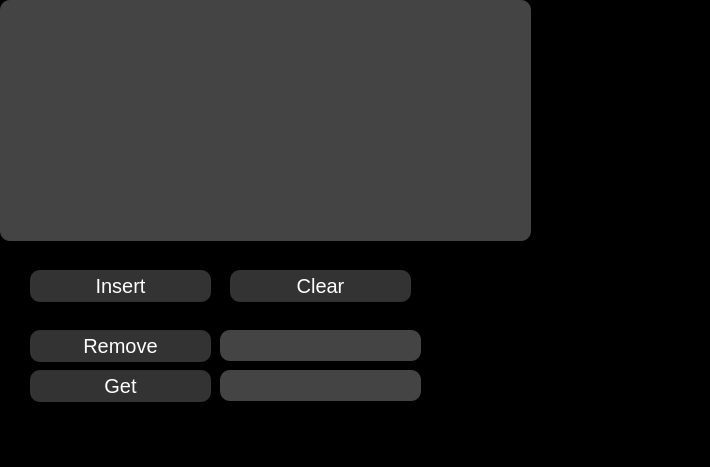
<?xml version="1.0" encoding="UTF-8"?>
<ui version="4.0">
 <class>MainWindow</class>
 <widget class="QMainWindow" name="MainWindow">
  <property name="geometry">
   <rect>
    <x>0</x>
    <y>0</y>
    <width>710</width>
    <height>467</height>
   </rect>
  </property>
  <property name="windowTitle">
   <string>MainWindow</string>
  </property>
  <property name="styleSheet">
   <string notr="true">background-color:black;</string>
  </property>
  <widget class="QWidget" name="centralwidget">
   <widget class="QTableWidget" name="table">
    <property name="geometry">
     <rect>
      <x>0</x>
      <y>0</y>
      <width>531</width>
      <height>241</height>
     </rect>
    </property>
    <property name="styleSheet">
     <string notr="true"> background-color: #444444;
    color: #ffffff;
    font-family: &quot;Arial Bold&quot;;
    font-size: 20px;
    border-radius: 10px;</string>
    </property>
   </widget>
   <widget class="QPushButton" name="insertBut">
    <property name="geometry">
     <rect>
      <x>30</x>
      <y>270</y>
      <width>181</width>
      <height>32</height>
     </rect>
    </property>
    <property name="styleSheet">
     <string notr="true">QPushButton {
    background-color: #333333;
    color: #ffffff;
    font-family: &quot;Arial Bold&quot;;
    font-size: 20px;
    border-radius: 10px;
    
}

QPushButton:hover {
    background-color: #444444;
}

QPushButton:pressed {
    background-color: #222222;
}</string>
    </property>
    <property name="text">
     <string>Insert</string>
    </property>
   </widget>
   <widget class="QPushButton" name="removeBut">
    <property name="geometry">
     <rect>
      <x>30</x>
      <y>330</y>
      <width>181</width>
      <height>32</height>
     </rect>
    </property>
    <property name="styleSheet">
     <string notr="true">QPushButton {
    background-color: #333333;
    color: #ffffff;
    font-family: &quot;Arial Bold&quot;;
    font-size: 20px;
    border-radius: 10px;
    
}

QPushButton:hover {
    background-color: #444444;
}

QPushButton:pressed {
    background-color: #222222;
}</string>
    </property>
    <property name="text">
     <string>Remove</string>
    </property>
   </widget>
   <widget class="QLineEdit" name="removelineEdit">
    <property name="geometry">
     <rect>
      <x>220</x>
      <y>330</y>
      <width>201</width>
      <height>31</height>
     </rect>
    </property>
    <property name="styleSheet">
     <string notr="true"> background-color: #444444;
    color: #ffffff;
    font-family: &quot;Arial Bold&quot;;
    font-size: 20px;
    border-radius: 10px;</string>
    </property>
   </widget>
   <widget class="QPushButton" name="getBut">
    <property name="geometry">
     <rect>
      <x>30</x>
      <y>370</y>
      <width>181</width>
      <height>32</height>
     </rect>
    </property>
    <property name="styleSheet">
     <string notr="true">QPushButton {
    background-color: #333333;
    color: #ffffff;
    font-family: &quot;Arial Bold&quot;;
    font-size: 20px;
    border-radius: 10px;
    
}

QPushButton:hover {
    background-color: #444444;
}

QPushButton:pressed {
    background-color: #222222;
}</string>
    </property>
    <property name="text">
     <string>Get</string>
    </property>
   </widget>
   <widget class="QLineEdit" name="getLineEdit">
    <property name="geometry">
     <rect>
      <x>220</x>
      <y>370</y>
      <width>201</width>
      <height>31</height>
     </rect>
    </property>
    <property name="styleSheet">
     <string notr="true"> background-color: #444444;
    color: #ffffff;
    font-family: &quot;Arial Bold&quot;;
    font-size: 20px;
    border-radius: 10px;</string>
    </property>
   </widget>
   <widget class="QPushButton" name="clearBut">
    <property name="geometry">
     <rect>
      <x>230</x>
      <y>270</y>
      <width>181</width>
      <height>32</height>
     </rect>
    </property>
    <property name="styleSheet">
     <string notr="true">QPushButton {
    background-color: #333333;
    color: #ffffff;
    font-family: &quot;Arial Bold&quot;;
    font-size: 20px;
    border-radius: 10px;
    
}

QPushButton:hover {
    background-color: #444444;
}

QPushButton:pressed {
    background-color: #222222;
}</string>
    </property>
    <property name="text">
     <string>Clear</string>
    </property>
   </widget>
   <widget class="QGraphicsView" name="graphicsView">
    <property name="geometry">
     <rect>
      <x>435</x>
      <y>250</y>
      <width>271</width>
      <height>192</height>
     </rect>
    </property>
    <property name="styleSheet">
     <string notr="true"/>
    </property>
   </widget>
  </widget>
  <widget class="QMenuBar" name="menubar">
   <property name="geometry">
    <rect>
     <x>0</x>
     <y>0</y>
     <width>710</width>
     <height>24</height>
    </rect>
   </property>
  </widget>
  <widget class="QStatusBar" name="statusbar"/>
 </widget>
 <resources/>
 <connections/>
</ui>
